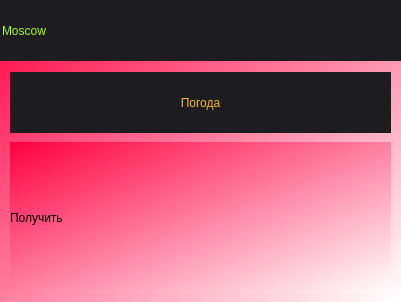
<?xml version="1.0" encoding="UTF-8"?>
<ui version="4.0">
 <class>Dialog</class>
 <widget class="QDialog" name="Dialog">
  <property name="geometry">
   <rect>
    <x>0</x>
    <y>0</y>
    <width>401</width>
    <height>302</height>
   </rect>
  </property>
  <property name="windowTitle">
   <string>Dialog</string>
  </property>
  <property name="styleSheet">
   <string notr="true">background-color: qlineargradient(spread:repeat, x1:0, y1:0, x2:1, y2:1, stop:0 rgba(255, 0, 66, 255), stop:1 rgba(255, 255, 255, 255));</string>
  </property>
  <widget class="QLabel" name="label">
   <property name="geometry">
    <rect>
     <x>10</x>
     <y>142</y>
     <width>381</width>
     <height>151</height>
    </rect>
   </property>
   <property name="styleSheet">
    <string notr="true">font: 20pt &quot;Century Gothic&quot;;
color: #000000;</string>
   </property>
   <property name="text">
    <string>Получить</string>
   </property>
  </widget>
  <widget class="QLineEdit" name="lineEdit">
   <property name="geometry">
    <rect>
     <x>0</x>
     <y>0</y>
     <width>401</width>
     <height>61</height>
    </rect>
   </property>
   <property name="styleSheet">
    <string notr="true">color: #aaff00;
font: 26pt &quot;Century Gothic&quot;;
background-color: #1d1c21;
border: none;
</string>
   </property>
   <property name="text">
    <string>Moscow</string>
   </property>
  </widget>
  <widget class="QPushButton" name="pushButton">
   <property name="geometry">
    <rect>
     <x>10</x>
     <y>72</y>
     <width>381</width>
     <height>61</height>
    </rect>
   </property>
   <property name="styleSheet">
    <string notr="true">QPushButton {
	font: 20pt &quot;Century Gothic&quot;;
	color: #f2b824;
	background-color: #1d1c21;
	border: none;
}


QPushButton:hover {
	color: #f2c44e;
	background-color: #3a3c42;
}

QPushButton:pressed {
	color: #eb7b13
}
</string>
   </property>
   <property name="text">
    <string>Погода</string>
   </property>
  </widget>
 </widget>
 <resources/>
 <connections/>
</ui>
